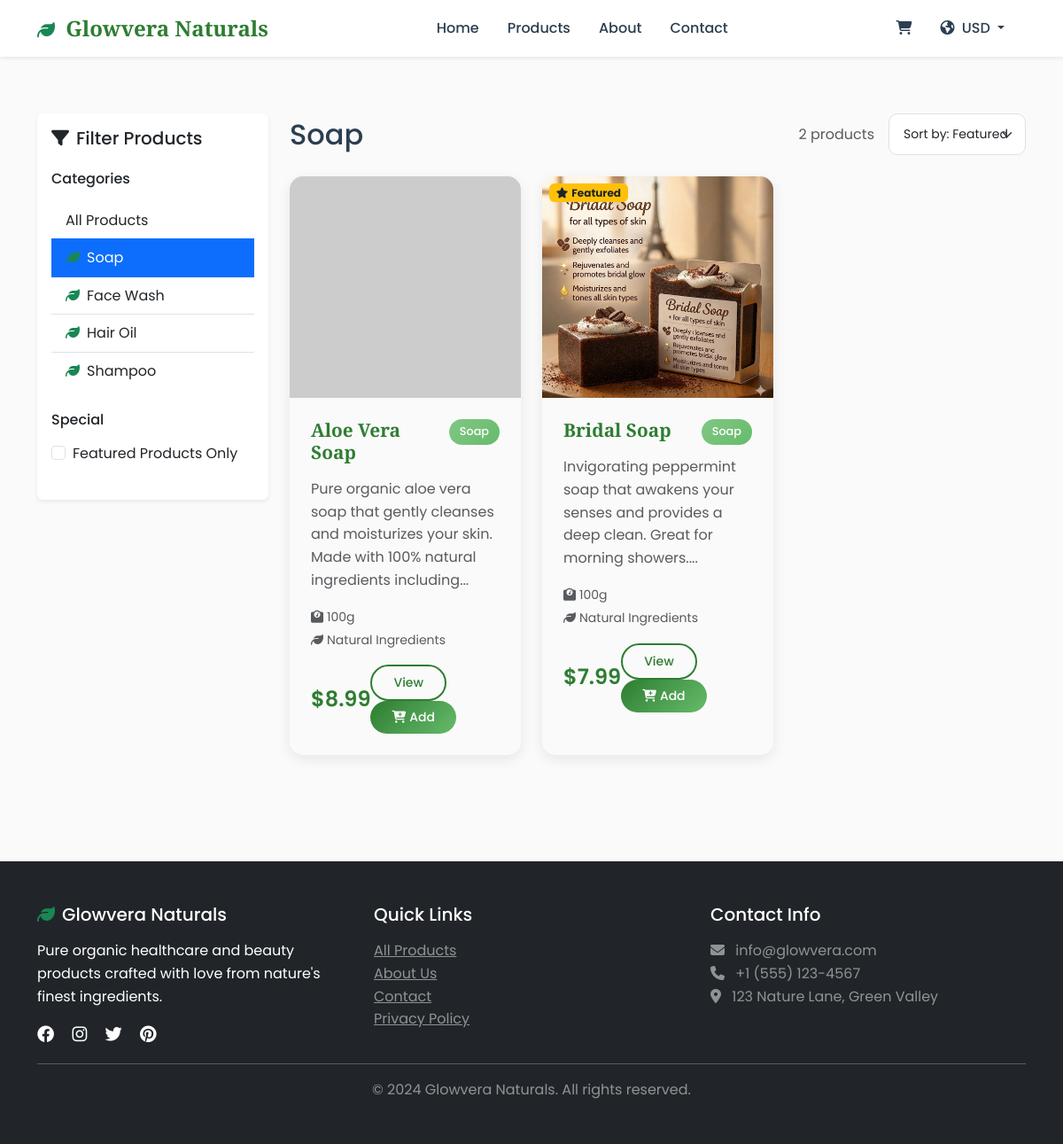
Before: /products?category=Soap with the older database file.
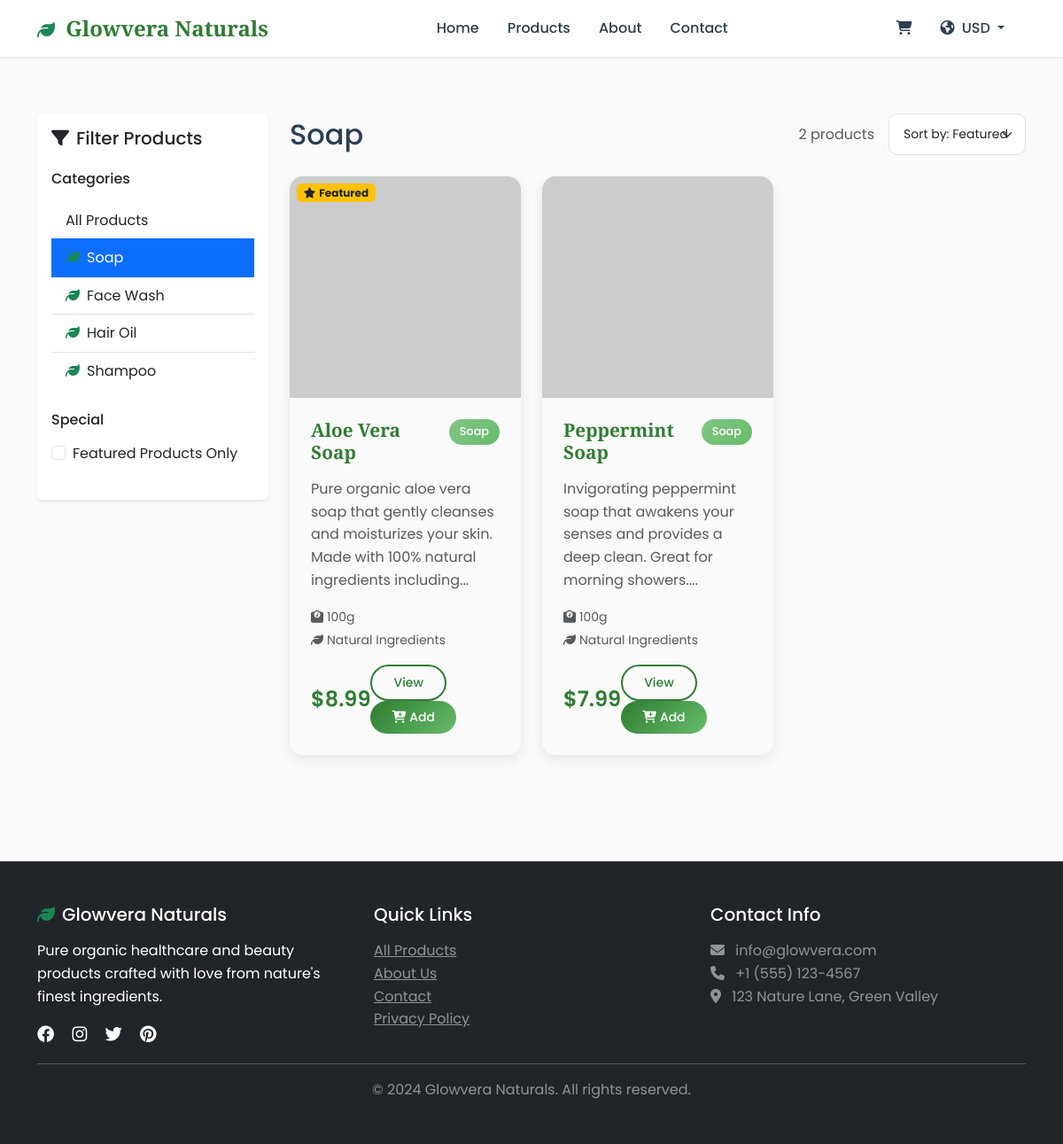
After: the same page with the newer database file.
### app.py (models this page shows)
class Product(db.Model):
    id = db.Column(db.Integer, primary_key=True)
    name = db.Column(db.String(100), nullable=False)
    description = db.Column(db.Text, nullable=False)
    price = db.Column(db.Float, nullable=False)
    image_url = db.Column(db.String(200))
    category = db.Column(db.String(50), nullable=False)
    stock_quantity = db.Column(db.Integer, default=0)
    ingredients = db.Column(db.Text)
    weight_grams = db.Column(db.Integer)
    is_featured = db.Column(db.Boolean, default=False)
    created_at = db.Column(db.DateTime, default=datetime.utcnow)

### app.py (the view)
@app.route('/products')
def products():
    category = request.args.get('category')
    if category:
        products = Product.query.filter_by(category=category).all()
    else:
        products = Product.query.all()
    categories = db.session.query(Product.category).distinct().all()
    categories = [cat[0] for cat in categories]
    return render_template('products.html', products=products, categories=categories, selected_category=category)

### app.py (called while the page is built)
@app.context_processor
def utility_processor():
    def format_price(price):
        if not price:
            price = 0
        currency_code = session.get('currency', 'USD')
        if currency_code not in CURRENCIES:
            currency_code = 'USD'
        rate = CURRENCIES[currency_code]['rate']
        symbol = CURRENCIES[currency_code]['symbol']
        converted_price = float(price) * rate
        if currency_code == 'PKR':
            return f"{symbol} {int(converted_price):,}"
        return f"{symbol}{converted_price:,.2f}"
    return dict(format_price=format_price, currencies=CURRENCIES, current_currency=session.get('currency', 'USD'))

### templates/products.html (shortened to what this page needs)
{% extends "base.html" %}
{% block content %}
<div class="container py-5">
    <div class="row">
        <div class="col-lg-3 mb-4">
            <div class="card border-0 shadow-sm">
                <div class="card-body">
                    <h5 class="card-title mb-4">
                        <i class="fas fa-filter me-2"></i>Filter Products
                    </h5>
                    <div class="mb-4">
                        <h6 class="mb-3">Categories</h6>
                        <div class="list-group list-group-flush">
                            <a href="{{ url_for('products') }}"
                               class="list-group-item list-group-item-action {% if not selected_category %}active{% endif %}">
                                All Products
                            </a>
                            {% for category in categories %}
                            <a href="{{ url_for('products', category=category) }}"
                               class="list-group-item list-group-item-action {% if selected_category == category %}active{% endif %}">
                                <i class="fas fa-leaf me-2 text-success"></i>{{ category }}
                            </a>
                            {% endfor %}
                        </div>
                    </div>
                    <div class="mb-4">
                        <h6 class="mb-3">Special</h6>
                        <div class="form-check">
                            <input class="form-check-input" type="checkbox" id="featured">
                            <label class="form-check-label" for="featured">
                                Featured Products Only
                            </label>
                        </div>
                    </div>
                </div>
            </div>
        </div>
        <div class="col-lg-9">
            <div class="d-flex justify-content-between align-items-center mb-4">
                <h2 class="mb-0">
                    {% if selected_category %}
                        {{ selected_category }}
                    {% else %}
                        All Products
                    {% endif %}
                </h2>
                <div class="d-flex align-items-center gap-3">
                    <span class="text-muted">{{ products|length }} products</span>
                    <select class="form-select form-select-sm" style="width: auto;">
                        <option>Sort by: Featured</option>
                    </select>
                </div>
            </div>
            {% if products %}
            <div class="row">
                {% for product in products %}
                <div class="col-lg-4 col-md-6 mb-4">
                    <div class="product-card h-100">
                        <div class="position-relative">
                            <img src="{{ product.image_url }}"
                                 alt="{{ product.name }}"
                                 class="product-image w-100"
                                 onerror="this.src='https://via.placeholder.com/300x300/E8F5E8/2E7D32?text=Image+Not+Available'">
                            {% if product.is_featured %}
                            <span class="position-absolute top-0 start-0 m-2 badge bg-warning text-dark">
                                <i class="fas fa-star me-1"></i>Featured
                            </span>
                            {% endif %}
                        </div>
                        <div class="card-body p-4">
                            <div class="d-flex justify-content-between align-items-start mb-2">
                                <h5 class="product-title">{{ product.name }}</h5>
                                <span class="category-badge">{{ product.category }}</span>
                            </div>
                            <p class="text-muted mb-3">{{ product.description[:120] }}...</p>
                            <div class="mb-3">
                                <small class="text-muted">
                                    <i class="fas fa-weight me-1"></i>{{ product.weight_grams }}g
                                    {% if product.ingredients %}
                                    <br><i class="fas fa-leaf me-1"></i>Natural Ingredients
                                    {% endif %}
                                </small>
                            </div>
                            <div class="d-flex justify-content-between align-items-center">
                                <div>
                                    <span class="product-price">{{ format_price(product.price) }}</span>
                                </div>
                                <div>
                                    <a href="{{ url_for('product_detail', product_id=product.id) }}"
                                       class="btn btn-outline-primary btn-sm me-2">View</a>
                                    <a href="{{ url_for('add_to_cart', product_id=product.id) }}"
                                       class="btn btn-primary btn-sm">
                                        <i class="fas fa-cart-plus me-1"></i>Add
                                    </a>
                                </div>
                            </div>
                        </div>
                    </div>
                </div>
                {% endfor %}
            </div>
            {% endif %}
        </div>
    </div>
</div>
{% endblock %}

### templates/base.html (shortened to what this page needs)
<!DOCTYPE html>
<html lang="en">
<head>
    <link href="https://cdn.jsdelivr.net/npm/bootstrap@5.3.0/dist/css/bootstrap.min.css" rel="stylesheet">
    <link href="https://cdnjs.cloudflare.com/ajax/libs/font-awesome/6.4.0/css/all.min.css" rel="stylesheet">
    <link href="{{ url_for('static', filename='css/style.css') }}" rel="stylesheet">
</head>
<body>
    <nav class="navbar navbar-expand-lg navbar-light bg-white shadow-sm sticky-top">
        <div class="container">
            <a class="navbar-brand fw-bold" href="{{ url_for('index') }}">
                <i class="fas fa-leaf text-success me-2"></i>
                <span class="brand-text">Glowvera Naturals</span>
            </a>
            <div class="collapse navbar-collapse" id="navbarNav">
                <ul class="navbar-nav mx-auto">
                    <li class="nav-item">
                        <a class="nav-link" href="{{ url_for('index') }}">Home</a>
                    </li>
                    <li class="nav-item">
                        <a class="nav-link" href="{{ url_for('products') }}">Products</a>
                    </li>
                    <li class="nav-item">
                        <a class="nav-link" href="#about">About</a>
                    </li>
                    <li class="nav-item">
                        <a class="nav-link" href="#contact">Contact</a>
                    </li>
                </ul>
                <ul class="navbar-nav">
                    <li class="nav-item">
                        <a class="nav-link position-relative" href="{{ url_for('cart') }}">
                            <i class="fas fa-shopping-cart"></i>
                        </a>
                    </li>
                    <li class="nav-item dropdown me-2">
                        <a class="nav-link dropdown-toggle" href="#" role="button" data-bs-toggle="dropdown">
                            <i class="fas fa-globe-americas me-1"></i> {{ current_currency }}
                        </a>
                    </li>
                </ul>
            </div>
        </div>
    </nav>
    {% block content %}{% endblock %}
    <footer class="bg-dark text-white py-5 mt-5">
        <div class="container">
            <div class="row">
                <div class="col-md-4">
                    <h5 class="mb-3"><i class="fas fa-leaf text-success me-2"></i>Glowvera Naturals</h5>
                    <p>Pure organic healthcare and beauty products crafted with love from nature's finest ingredients.</p>
                    <div class="social-links">
                        <a href="#" class="text-white me-3"><i class="fab fa-facebook"></i></a>
                        <a href="#" class="text-white me-3"><i class="fab fa-instagram"></i></a>
                        <a href="#" class="text-white me-3"><i class="fab fa-twitter"></i></a>
                        <a href="#" class="text-white"><i class="fab fa-pinterest"></i></a>
                    </div>
                </div>
                <div class="col-md-4">
                    <h5 class="mb-3">Quick Links</h5>
                    <ul class="list-unstyled">
                        <li><a href="{{ url_for('products') }}" class="text-white-50">All Products</a></li>
                        <li><a href="#" class="text-white-50">About Us</a></li>
                        <li><a href="#" class="text-white-50">Contact</a></li>
                        <li><a href="#" class="text-white-50">Privacy Policy</a></li>
                    </ul>
                </div>
                <div class="col-md-4">
                    <h5 class="mb-3">Contact Info</h5>
                    <p class="text-white-50">
                        <i class="fas fa-envelope me-2"></i> info@glowvera.com<br>
                        <i class="fas fa-phone me-2"></i> +1 (555) 123-4567<br>
                        <i class="fas fa-map-marker-alt me-2"></i> 123 Nature Lane, Green Valley
                    </p>
                </div>
            </div>
            <hr class="bg-white-50">
            <div class="text-center">
                <p class="mb-0 text-white-50">&copy; 2024 Glowvera Naturals. All rights reserved.</p>
            </div>
        </div>
    </footer>
</body>
</html>

### static/css/style.css (style rules this page uses)
:root { --primary-green: #2E7D32; --light-green: #66BB6A; --accent-green: #81C784; --pale-green: #E8F5E8; --warm-yellow: #FFD54F; --coral: #FF8A65; --sky-blue: #81D4FA; --earth-brown: #8D6E63; --cream: #FFF8E1; --text-dark: #2C3E50; --text-light: #5D6D7E; }
body { font-family: 'Poppins', sans-serif; color: var(--text-dark); line-height: 1.6; background-color: #FAFAFA; }
.brand-text { font-family: 'Playfair Display', serif; color: var(--primary-green); font-size: 1.5rem; }
.nav-link { color: var(--text-dark) !important; font-weight: 500; margin: 0 0.5rem; transition: color 0.3s ease; }
.btn-primary { background: linear-gradient(135deg, var(--primary-green), var(--light-green)); border: none; border-radius: 25px; padding: 0.5rem 1.5rem; font-weight: 500; transition: all 0.3s ease; }
.btn-outline-primary { border: 2px solid var(--primary-green); color: var(--primary-green); border-radius: 25px; padding: 0.5rem 1.5rem; font-weight: 500; transition: all 0.3s ease; }
.product-card { border: none; border-radius: 15px; overflow: hidden; transition: all 0.3s ease; box-shadow: 0 5px 15px rgba(0,0,0,0.08); height: 100%; }
.product-image { height: 250px; object-fit: cover; background: linear-gradient(45deg, var(--pale-green), var(--cream)); }
.product-title { font-family: 'Playfair Display', serif; font-size: 1.3rem; font-weight: 600; color: var(--primary-green); margin-bottom: 0.5rem; }
.product-price { font-size: 1.5rem; font-weight: 600; color: var(--primary-green); }
.category-badge { background: linear-gradient(135deg, var(--accent-green), var(--light-green)); color: white; padding: 0.25rem 0.75rem; border-radius: 20px; font-size: 0.8rem; font-weight: 500; }
.form-control, .form-select { border-radius: 10px; border: 1px solid #E0E0E0; padding: 0.75rem 1rem; transition: all 0.3s ease; }
.social-links a { font-size: 1.2rem; transition: color 0.3s ease; }

Changed rows visible on the page:
changed Product "Aloe Vera Soap": now shows "Featured"
changed Product: image_url: picture removed, a placeholder shows; name "Bridal Soap" → "Peppermint Soap"; no longer shows "Featured"
